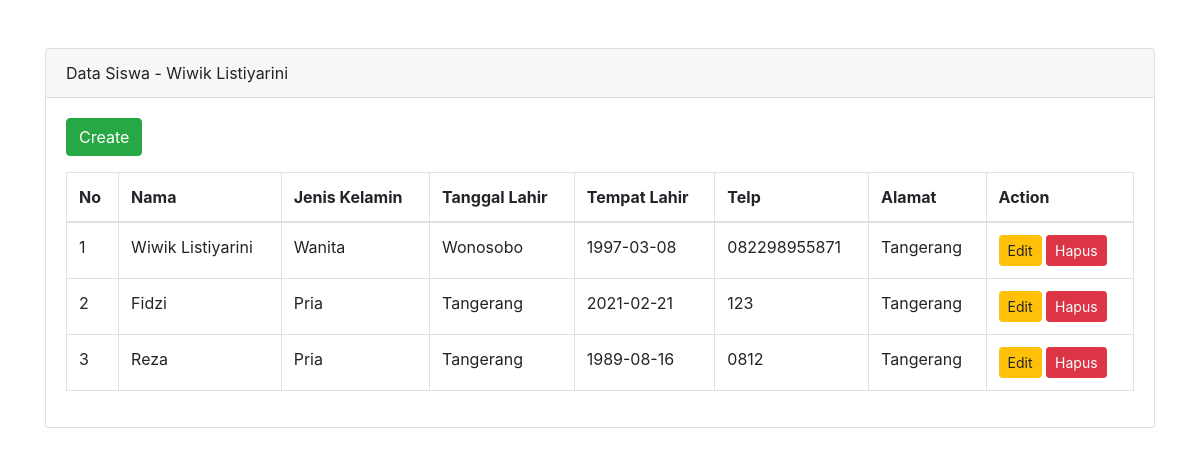
The page / on the database its author committed.
### tables this page shows
CREATE TABLE `siswa` (
  `kd_siswa` int(11) NOT NULL,
  `nama` varchar(255) DEFAULT NULL,
  `jk` enum('Pria','Wanita') DEFAULT NULL,
  `tmpt_lahir` varchar(50) DEFAULT NULL,
  `tgl_lahir` date DEFAULT NULL,
  `no_telp` varchar(25) DEFAULT NULL,
  `alamat` varchar(100) DEFAULT NULL
);

### application/controllers/Siswa.php (called while the page is built, shortened)
<?php
class Siswa extends CI_Controller
{
	public function index()
	{
		$this->load->model('Siswa_model', 'msiswa');
		$data['students'] = $this->msiswa->get();
		$this->load->view('siswa/index', $data);
	}
}

### index.php (called while the page is built, shortened)
<?php
require_once BASEPATH.'core/CodeIgniter.php';

### application/models/Siswa_model.php (called while the page is built, shortened)
<?php
class Siswa_model extends CI_Model {
	protected $table = "siswa";
	public function get()
	{
		$query = $this->db->get($this->table);
		return $query->result();
	}
}

### application/views/siswa/index.php (the view, shortened to what this page needs)
<!DOCTYPE html>
<html lang="en">
<head>
	<link rel="stylesheet" href="https://cdn.jsdelivr.net/npm/bootstrap@4.6.1/dist/css/bootstrap.min.css">
</head>
<body class="container">
	<div class="card my-5">
		<div class="card-header">
			Data Siswa - Wiwik Listiyarini
		</div>
		<div class="card-body">
			<p><a name="create" id="create" class="btn btn-success" href="<?=base_url('siswa/create');?>" role="button">Create</a></p>
			<table class="table table-bordered">
				<thead>
					<tr>
						<th>No</th>
						<th>Nama</th>
						<th>Jenis Kelamin</th>
						<th>Tanggal Lahir</th>
						<th>Tempat Lahir</th>
						<th>Telp</th>
						<th>Alamat</th>
						<th>Action</th>
					</tr>
				</thead>
				<tbody>
					<?php
					$no = 1;
					foreach($students as $siswa) {
					?>
					<tr>
						<td scope="row"><?=$no++;?></td>
						<td><?=$siswa->nama;?></td>
						<td><?=$siswa->jk;?></td>
						<td><?=$siswa->tmpt_lahir;?></td>
						<td><?=$siswa->tgl_lahir;?></td>
						<td><?=$siswa->no_telp;?></td>
						<td><?=$siswa->alamat;?></td>
						<td>
							<a name="edit" id="edit" class="btn btn-warning btn-sm" href="<?=base_url('siswa');?>" role="button">Edit</a>
							<a name="hapus" id="hapus" class="btn btn-danger btn-sm" href="<?=base_url('siswa');?>" role="button">Hapus</a>
						</td>
					</tr>
					<?php } ?>
				</tbody>
			</table>
		</div>
	</div>
</body>
</html>

### rows shown on the page
siswa: nama "Wiwik Listiyarini", jk "Wanita", tmpt_lahir "Wonosobo", tgl_lahir "1997-03-08", no_telp "082298955871", alamat "Tangerang"
siswa: nama "Fidzi", jk "Pria", tmpt_lahir "Tangerang", tgl_lahir "2021-02-21", no_telp "123", alamat "Tangerang"
siswa: nama "Reza", jk "Pria", tmpt_lahir "Tangerang", tgl_lahir "1989-08-16", no_telp "0812", alamat "Tangerang"
